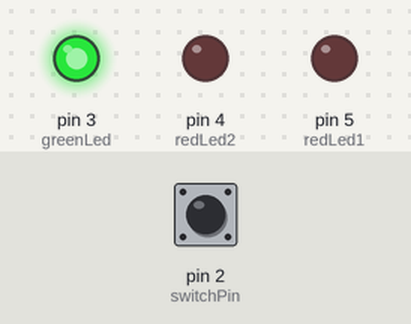
Bench run of a sketch on a simulated Arduino Uno, built with avr-gcc and run on an emulated ATmega328P. Shown: output pins drawn as LEDs (lit = HIGH). Dashed ring = blinking. Inputs (shaded band) come from the test bench; at power-on: pin 2 (switchPin) HIGH.

Above: at 1.2 s.
1.3 s: pin 2 (switchPin) pulled LOW for 0.15 s
At 1.42 s:
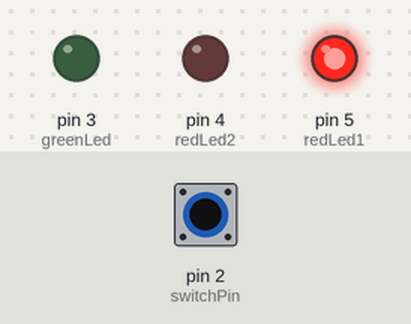
3.3 s: pin 2 (switchPin) pulled LOW for 3.2 s
At 3.67 s:
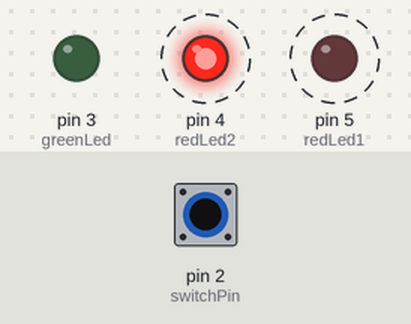
Timing chart, 0 to 8.3 s (numbered marks = the images above; inputs shaded):
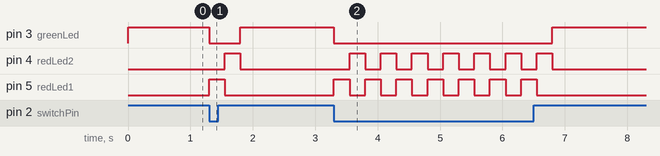

The sketch:

entradasDigitais.ino
```cpp
const int redLed1=5;
const int redLed2=4;
const int greenLed=3;

const int switchPin=2;

void setup() {
  Serial.begin(9600);
  pinMode(redLed1, OUTPUT);
  pinMode(redLed2, OUTPUT);
  pinMode(greenLed, OUTPUT);

  pinMode(switchPin, INPUT);
}

void loop() {
  int switchState;

  switchState=digitalRead(switchPin);
  if(switchState==LOW){
    digitalWrite(greenLed, LOW);
    digitalWrite(redLed1, HIGH);
    digitalWrite(redLed2, LOW);
    delay(250);
    digitalWrite(redLed2, HIGH);
    digitalWrite(redLed1, LOW);
    delay(250);
  }
  else{
     digitalWrite(redLed1, LOW);
     digitalWrite(redLed2, LOW);
     digitalWrite(greenLed, HIGH);
  }
}
```

Measured:
- after the input at 1.3 s, pin 3 (greenLed): HIGH → LOW at once, → HIGH 0.50 s later; pin 4 (redLed2): LOW → HIGH after 0.25 s, → LOW 0.25 s later; pin 5 (redLed1): LOW → HIGH at once, → LOW 0.25 s later
- after the input at 3.3 s, pin 3 (greenLed): HIGH → LOW at once, → HIGH 3.5 s later; pin 4 (redLed2): alternates HIGH for 0.25 s and LOW for 0.25 s, 14 changes in all, then stays LOW, starting after 0.25 s; pin 5 (redLed1): alternates HIGH for 0.25 s and LOW for 0.25 s, 14 changes in all, then stays LOW, starting at once
